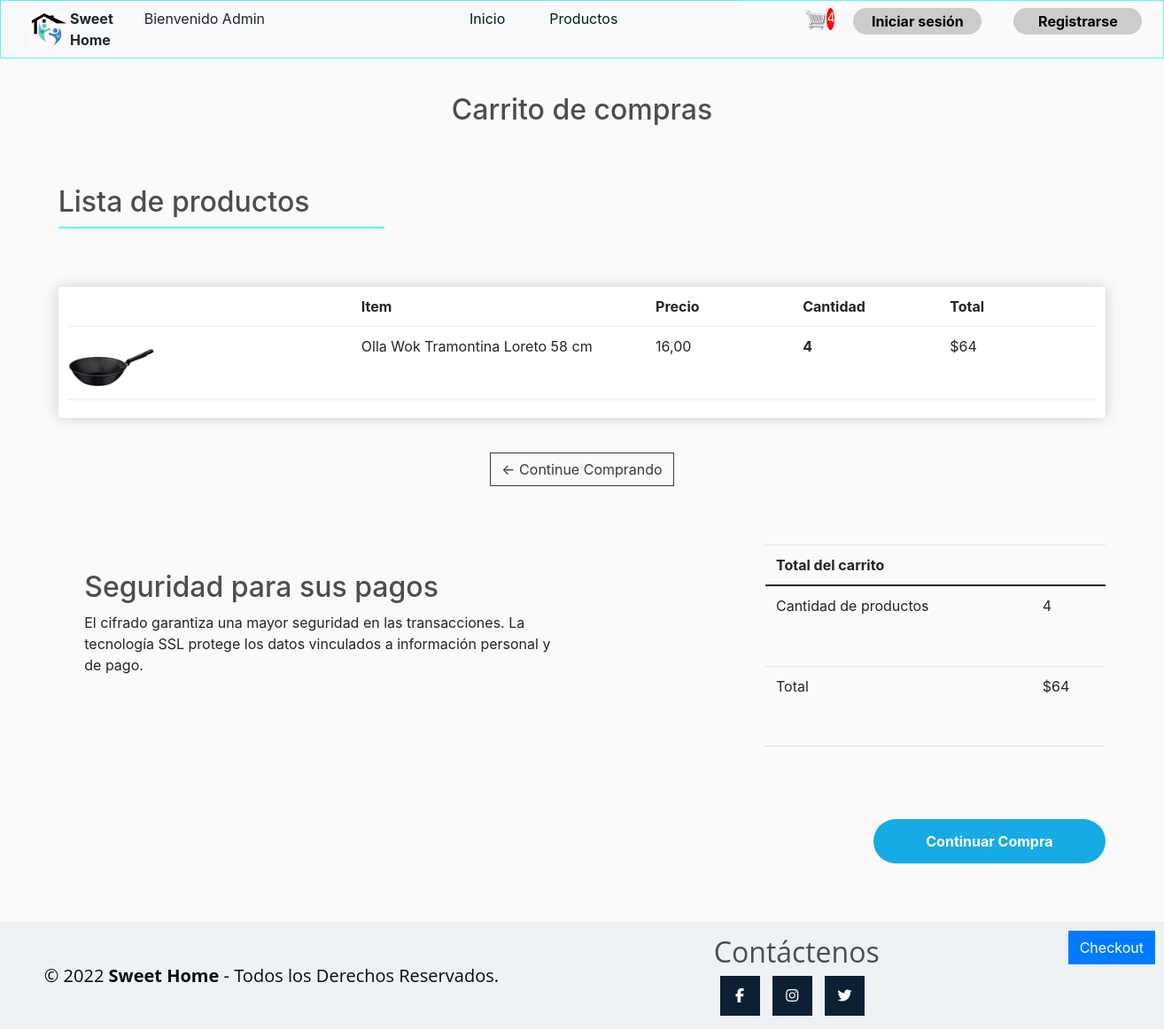
Page /carrito (signed in) on the earlier database version.
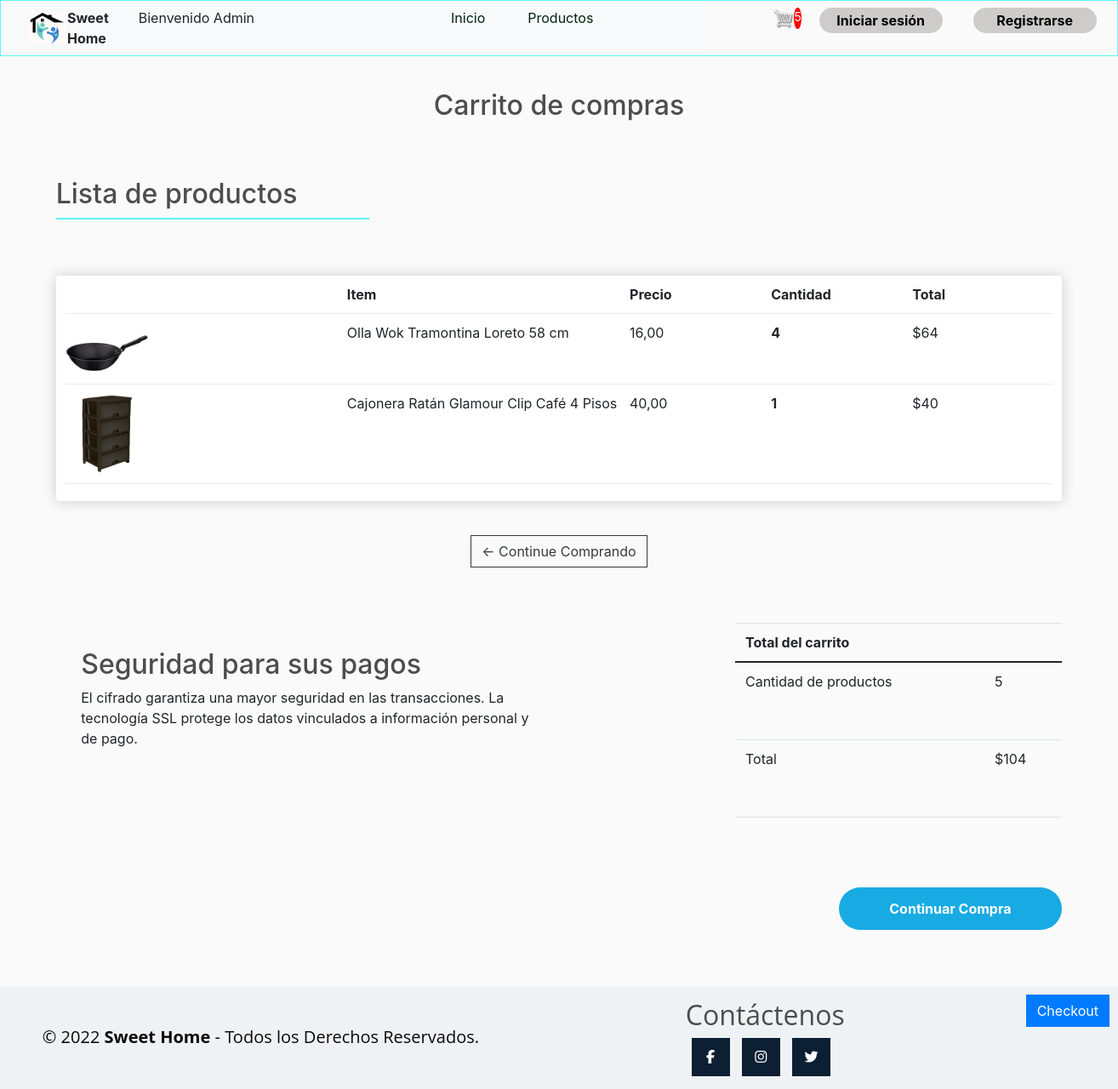
Same page on the later database version.
### SitioWeb/models.py (models this page shows, shortened)
class Order (models.Model):
    customer = models.ForeignKey(Customer, on_delete=models.SET_NULL, blank=True, null=True)
    transaccion_id = models.CharField(max_length=200, null=True)
    date_orderd = models.DateTimeField(auto_now_add=True)
    @property
    def get_cart_total(self):
        orderitems = self.orderitem_set.all()
        total =sum([item.get_total for item in orderitems])
        return total
    def get_cart_items(self):
        orderitems = self.orderitem_set.all()
        total =sum([item.quantity for item in orderitems])
        return total

class OrderItem (models.Model):
    product = models.ForeignKey(Product, on_delete=models.SET_NULL, blank=True, null=True)
    order = models.ForeignKey(Order, on_delete=models.SET_NULL, blank=True, null=True)
    quantity =models.IntegerField(default=0, null=True, blank=True)
    date_added = models.DateTimeField(auto_now_add=True)
    @property
    def get_total(self):
        total = self.product.price * self.quantity
        return total

class Product(models.Model):
    image = models.ImageField( upload_to='productos', null=True)
    name = models.CharField(max_length=150, )
    price = models.IntegerField()
    class Meta:
        verbose_name_plural = "Producto"
    @property
    def imageURL(self):
        try:
            url =self.image.url
        except:
            url =''
        return url

### SitioWeb/views.py (the view)
# urls.py: path('carrito', views.carrito, name='carrito'),
def carrito(request):
    if request.user.is_authenticated:
        customer = request.user.customer
        order, created =Order.objects.get_or_create( customer= customer)
        items = order.orderitem_set.all()
    else:
        items = []
        order = {'get_cart_total':0, 'get_cartitems':0 }
    context={'items': items, 'order':order}
    return render(request, 'SitioWeb/carrito.html', context)

### SitioWeb/templates/SitioWeb/carrito.html (shortened to what this page needs)
{% load static %}
<link href="https://cdn.jsdelivr.net/npm/bootstrap@5.0.0-beta1/dist/css/bootstrap.min.css" rel="stylesheet"
>
{% include "./header.html" %}
<h2 class="titulo-principal-carrito">Carrito de compras</h2>
<div class="titulo-secundario-carrito">
    <h2>Lista de productos</h2>
</div>
<div class="contenedortabla">
    <div class="box-element">
        <div class="cart-row">
             <div style="flex:2"></div>
             <div style="flex:2"><strong>Item</strong></div>
             <div style="flex:1"><strong>Precio</strong></div>
             <div style="flex:1"><strong>Cantidad</strong></div>
             <div style="flex:1"><strong>Total</strong></div>
        </div>
        {% for item in items %}
        <div class="cart-row">
             <div style="flex:2"><img class="row-image" src="{{item.product.imageURL}}"></div>
             <div style="flex:2"><p>{{item.product.name}}</p></div>
             <div style="flex:1"><p>{{item.product.price|floatformat:2}}</p></div>
             <div style="flex:1">
                  <p class="quantity">{{item.quantity}}</p>
             </div>
             <div style="flex:1"><p>${{item.get_total}}</p></div>
        </div>
        {% endfor %}
</div>
</div>
<div class="add-products">
    <a  class="btn btn-outline-dark" href="{% url 'producto' %}">&#x2190; Continue Comprando</a>
</div>
<div class="ContenedorPosterior">
    <div class="caja">
        <h2>Seguridad para sus pagos</h2>
        <p>El cifrado garantiza una mayor seguridad en las transacciones.
            La tecnología SSL protege los datos vinculados a información personal y de pago.</p>
    </div>
    <table class="table" style="width: 65%;margin-left: 35%;">
        <thead>
            <tr>
                <th scope="col">Total del carrito</th>
                <th scope="col"></th>
            </tr>
        </thead>
        <tbody>
            <tr>
                <td>Cantidad de productos</td>
                <td>{{order.get_cart_items}}</td>
            </tr>
            <tr>
                <td>Total</td>
                <td>${{order.get_cart_total}}</td>
            </tr>
        </tbody>
    </table>
</div>
<button type="button" class="BtnCompra"style="margin-bottom: 5%;">Continuar Compra</button>
<a  style="float:right; margin:10px;" class="btn btn-primary" href="">Checkout</a>
{% include "./piedepagina.html" %}

### SitioWeb/templates/SitioWeb/header.html (shortened to what this page needs)
{% load static %}
<header>
	<link rel="stylesheet" href="https://stackpath.bootstrapcdn.com/bootstrap/4.4.1/css/bootstrap.min.css">
	<link rel="stylesheet" type="text/css" href="{% static 'css/main.css' %}">
<nav class="navbar navbar-expand-lg navbar-light bg-light">
    <div class="container-fluid">
        <img src="{% static 'img/logo.png' %}" width="50" height="40">
      <div class="collapse navbar-collapse" id="navbarSupportedContent">
        <ul class="navbar-nav me-auto mb-3 mb-lg-0">
          <li class="nav-item">
            <span class="textologo">Sweet Home </span>
          </li>
          <div class="col-auto">
            <div class="form-check">
              <label >
                Bienvenido {{ request.user.username }}
              </label>
            </div>
          </div>
          <div class="col-sm-3"></div>
          <div class="col-auto">
            <div class="form-check">
              <label >
                <a class="inicio" href="{% url 'home' %}">Inicio</a>
              </label>
            </div>
          </div>
          <div class="col-auto">
            <div class="form-check">
              <label >
                <a class="producto" href="{% url 'producto' %}">Productos</a>
              </label>
            </div>
          </div>
          <div class="col-sm-3"></div>
          <a href="{% url 'carrito' %}">
            <img  id="cart-icon" src="{% static 'img/cart.png' %}">
        </a>
         <p id="cart-total">{{order.get_cart_items}}</p>
            <div class="col-sm-3">
                <a class="inicio-sesion"href="{% url 'iniciosesion' %}">Iniciar sesión</a>
            </div>
            <div class="col-sm-3">
                <a class="registro" href="{% url 'registro' %}">Registrarse</a>
            </div>
        </ul>
      </div>
    </div>
  </nav>
</header>
<body>
</body>

### SitioWeb/templates/SitioWeb/piedepagina.html (shortened to what this page needs)
{% load static %}
<footer class="pie-pagina">
    <div class="grupo-1">
        <div class="box">
            <div class="derechos">
                <small>&copy; 2022 <b>Sweet Home</b> - Todos los Derechos Reservados.</small>
            </div>
            <div>
                <h2>Contáctenos</h2>
                <div class="red-social">
                    <a href="#" class="fa fa-facebook"></a>
                    <a href="#" class="fa fa-instagram"></a>
                    <a href="#" class="fa fa-twitter"></a>
                </div>
            </div>
        </div>
</footer>

### SitioWeb/static/css/main.css (style rules this page uses)
header { border: 1px solid #5DF5F5; display: grid; grid-template-columns: 1fr 3fr 2fr; padding: 0% 0% 0% 0%; }
.textologo { display: flex; text-align: left; align-items: center; font-weight: bold; font-size: 100%; }
.inicio { text-decoration: none; color: #00240F; }
.producto { text-decoration: none; color: #00240F; }
.inicio-sesion { background-color: #cecbcb; border: #cecbcb; padding: 2%; border-radius: 50px; font-weight: bold; margin-left: 4%; text-decoration: none; display: flex; justify-content: center; align-items: center; color: #000000; }
.registro { background-color: #cecbcb; border: #cecbcb; padding: 2%; border-radius: 50px; font-weight: bold; margin-left: 4%; text-decoration: none; display: flex; justify-content: center; align-items: center; color: #000000; }
body { background-color: hsl(0, 0%, 98%); }
h1,h2,h3,h4,h5,h6 { color:hsl(0, 0%, 30%); }
.box-element { box-shadow:hsl(0, 0%, 80%) 0 0 16px; background-color: #fff; border-radius: 4px; padding: 10px; }
#cart-icon { width:25px; display: inline-block; margin-left: 15px; }
#cart-total { display: block; text-align: center; color:#fff; background-color: red; width: 20px; height: 25px; border-radius: 50%; font-size: 14px; }
.btn { border-radius: 0; }
.row-image { width: 100px; }
.cart-row { display: flex; align-items: flex-stretch; padding-bottom: 10px; margin-bottom: 10px; border-bottom: 1px solid #ececec; }
.quantity { display: inline-block; font-weight: 700; padding-right:10px; }

### SitioWeb/templates/SitioWeb/carrito.html (style rules this page uses)
.caja { box-sizing: border-box; border-radius: 4px; display: grid; grid-template-rows: 1fr 3fr; margin: 5%; }
.ContenedorPosterior { height: auto; display: grid; grid-template-columns: 1fr 1fr; margin: 5%; }
.BtnCompra { background-color: #18ABE3; border-radius: 6px; justify-content: center; margin-bottom: 2%; margin-left: 75%; padding: 0.5%; width: 20%; border-style: none; padding: 1%; border-radius: 50px; color: white; font-weight: bold; }
.titulo-principal-carrito { display: flex; justify-content: center; align-items: center; margin: 3%; }
.titulo-secundario-carrito { width: 28%; margin: 5% 5%; border-bottom: 2px solid #5DF5F5; }
.add-products { display: flex; align-items: center; justify-content: center; }
.contenedortabla { margin: 3% 5%; }

### SitioWeb/templates/SitioWeb/header.html (style rules this page uses)
header { border: 1px solid #5DF5F5; display: grid; grid-template-columns: 1fr 3fr 2fr; padding: 0% 0% 0% 0%; }
.textologo { display: flex; text-align: left; align-items: center; font-weight: bold; font-size: 100%; }
.inicio { text-decoration: none; color: #00240F; }
.producto { text-decoration: none; color: #00240F; }
.inicio-sesion { background-color: #cecbcb; border: #cecbcb; padding: 2%; border-radius: 50px; font-weight: bold; margin-left: 4%; text-decoration: none; display: flex; justify-content: center; align-items: center; color: #000000; }
.registro { background-color: #cecbcb; border: #cecbcb; padding: 2%; border-radius: 50px; font-weight: bold; margin-left: 4%; text-decoration: none; display: flex; justify-content: center; align-items: center; color: #000000; }

### SitioWeb/templates/SitioWeb/piedepagina.html (style rules this page uses)
.pie-pagina { width: 100%; background-color: #bab7b7; margin: 0; padding: 0; box-sizing: border-box; font-family: 'Open Sans', sans-serif; }
.pie-pagina .grupo-1 .red-social a { display: inline-block; text-decoration: none; width: 45px; height: 45px; line-height: 45px; color: #fff; margin-right: 10px; background-color: #0d2033; text-align: center; transition: all 300ms ease; }
.pie-pagina .grupo-1 { background-color: #eff2f4; padding: 15px 10px; text-align: center; color: #0a0a0a; }
.pie-pagina .grupo-1 small { font-size: 20px; }
.box { display: grid; grid-template-columns: 1fr 1fr; }
.derechos { display: flex; justify-content: center; align-items: center; }

Differences in the rows shown:
computed for Order: get_cart_items "4" → "5"; get_cart_total "64" → "104"
added OrderItem: product.imageURL (picture), product.name "Cajonera Ratán Glamour Clip Café 4 Pisos", product.price "40,00", quantity "1", get_total "40"
